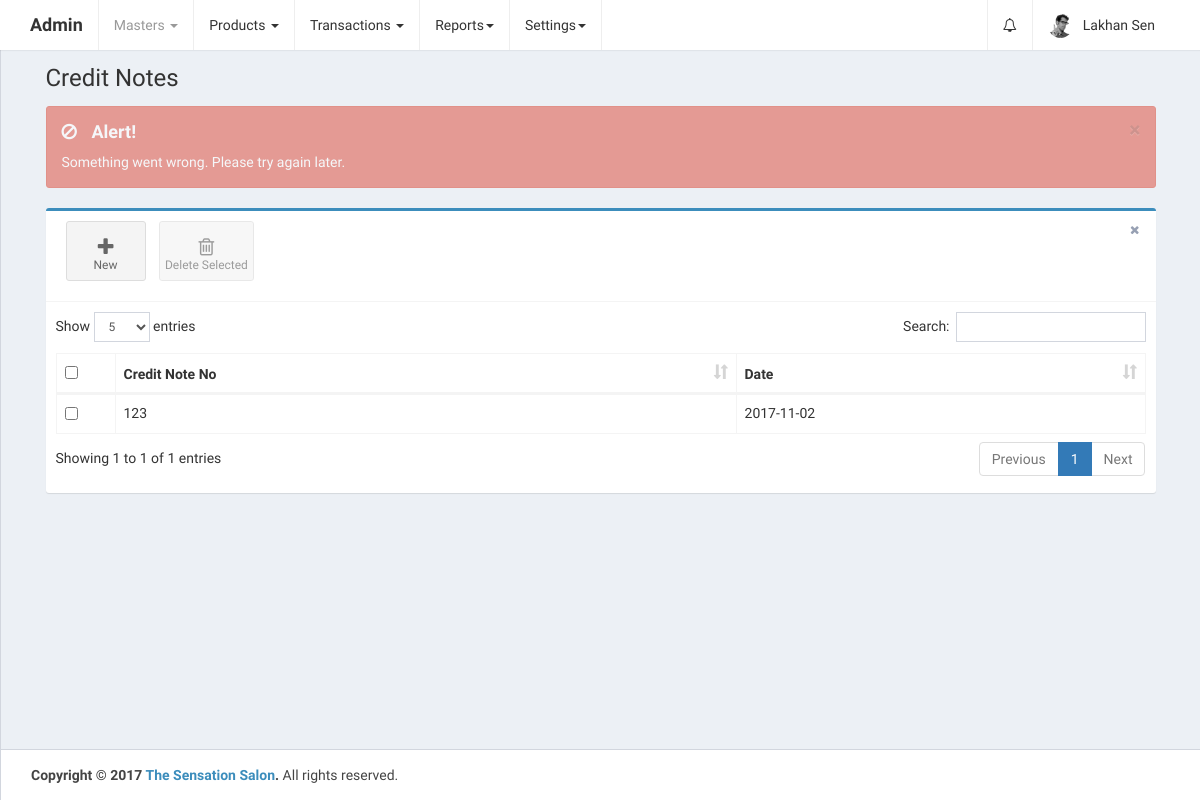
The page /home.php?controller=creditnotes&action=getall (signed in) on the database as committed earlier.
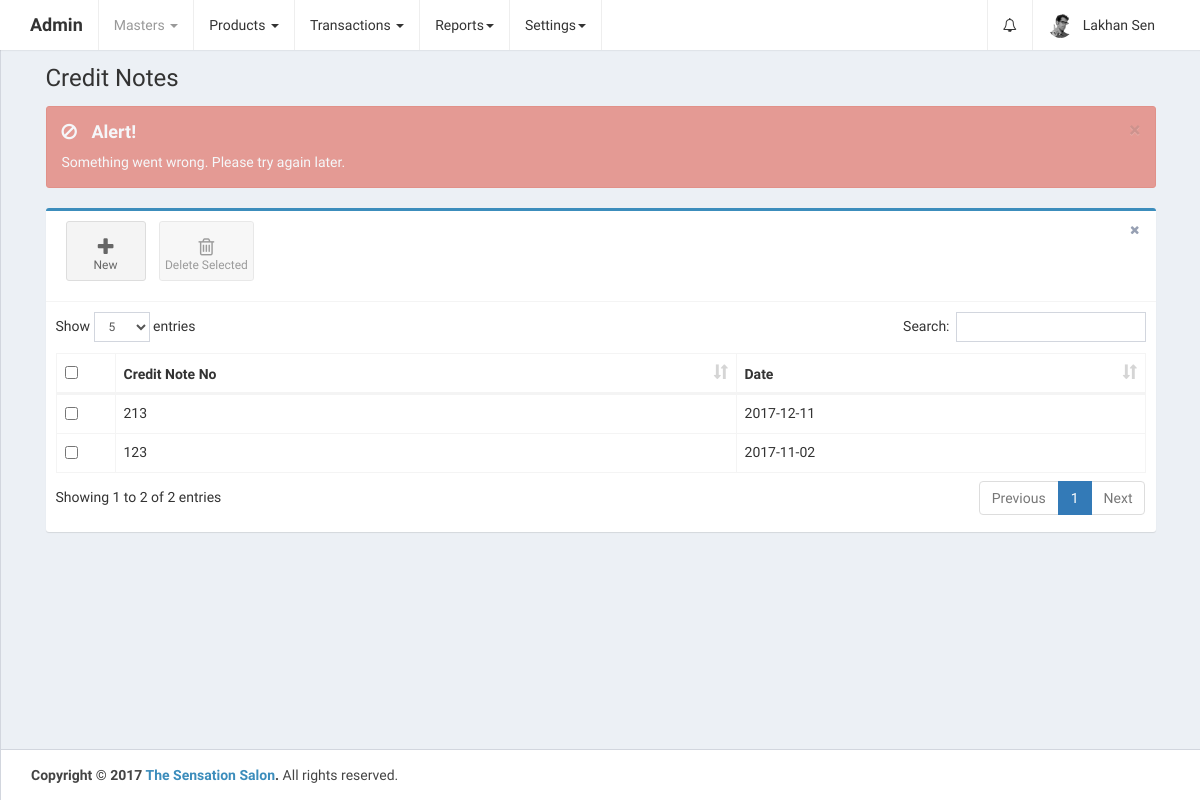
The same page on the database as committed later.
### tables this page shows
CREATE TABLE `credit_notes` (
  `id` int(11) UNSIGNED NOT NULL,
  `credit_note_no` varchar(255) DEFAULT NULL,
  `date` date DEFAULT NULL,
  `party_id` int(11) DEFAULT NULL,
  `sales_invoice_data` longtext COMMENT 'sales_ledger_id, amount',
  `narration` longtext,
  `total_amount` double DEFAULT NULL,
  `is_deleted` tinyint(1) DEFAULT '0',
  `created_at` datetime NOT NULL DEFAULT CURRENT_TIMESTAMP,
  `updated_at` datetime NOT NULL DEFAULT CURRENT_TIMESTAMP ON UPDATE CURRENT_TIMESTAMP
);

### controllers/CreditNotesController.php (called while the page is built, shortened)
<?php
class CreditNotesController {
    public $creditnotesobj;
    public function __construct() {
        require_once 'models/CreditNotes.php';
        $this->creditnotesobj = new CreditNotes();
    }
    public function getall() {
        $credit_notes = $this->creditnotesobj->getAll();
        require_once APP_DIR . '/views/layout.php';
    }
}
?>

### home.php (called while the page is built, shortened)
<?php
require_once 'config/database.php';
require_once 'config/routes.php';
?>

### config/Database.php (called while the page is built)
<?php
class Database {
    public function connect() {
        $conn = new mysqli('localhost', 'root', '', 'thesensationbeautycentre');
        if ($conn->connect_error) {
            die("Connection failed: " . $conn->connect_error);
        } else {
            return $conn;
        }
    }
}
?>

### models/CreditNotes.php (called while the page is built, shortened)
<?php
class CreditNotes {
    public $conn;
    public function __construct() {
        $db = new Database();
        $this->conn = $db->connect();
    }
    public function getAll() {
        $credit_notes = $this->conn->query('SELECT * FROM credit_notes ORDER BY id DESC');
        return $credit_notes;
    }
}
?>

### views/credit_notes.php (the view, shortened to what this page needs)
<link rel="stylesheet" href="public/plugins/datatables/dataTables.bootstrap.css">
<div class="alert alert-dismissible" style="display: none;">
    <button type="button" class="close" data-dismiss="alert" aria-hidden="true">&times;</button>
    <h4></h4><p></p>
</div>
<div class="row">
    <div class="col-xs-12">
        <div class="box box-primary">
            <div class="box-header with-border">
                <a class="btn btn-app" href="?controller=creditnotes&action=add">
                    <i class="fa fa-plus"></i> New
                </a>
                <button class="btn btn-app" id="delete_selected">
                    <i class="fa fa-trash-o"></i> Delete Selected
                </button>
                <div class="box-tools pull-right">
                    <button type="button" class="btn btn-box-tool" data-widget="remove"><i class="fa fa-times"></i></button>
                </div>
            </div>
            <div class="box-body">
                <div class="table-responsive">
                    <table id="credit_notes_table" class="table table-bordered table-hover" role="grid" aria-describedby="credit_notes_table_info">
                        <thead>
                            <tr>
                                <th data-orderable="false" width="20px">
                                    <input type="checkbox" class="select-all">
                                </th>
                                <th>Credit Note No</th>
                                <th>Date</th>
                            </tr>
                        </thead>
                        <?php
                        if (isset($credit_notes)) {
                            if ($credit_notes->num_rows > 0) {
                                ?>
                                <tbody>
                                    <?php
                                    while ($credit_note = $credit_notes->fetch_assoc()) {
                                        ?>
                                        <tr id="tr_<?php echo $credit_note['id']; ?>">
                                            <td><input type="checkbox" name="select_credit_notes[]" data-id="<?php echo $credit_note['id']; ?>"></td>
                                            <td><?php echo $credit_note['credit_note_no']; ?></td>
                                            <td><?php echo $credit_note['date']; ?></td>
                                        </tr>
                                        <?php
                                    }
                                    ?>
                                </tbody>
                                <?php
                            }
                        }
                        ?>
                    </table>
                </div>
            </div>
        </div>
    </div>
</div>

Rows that differ between the two databases and show on the page:
added credit_notes: credit_note_no "213", date "2017-12-11"
Other text that changed with them:
text written by a page script: "Show entries Search: Showing 1 to 1 of 1 entries Previous 1 Next" → "Show entries Search: Showing 1 to 2 of 2 entries Previous 1 Next"
